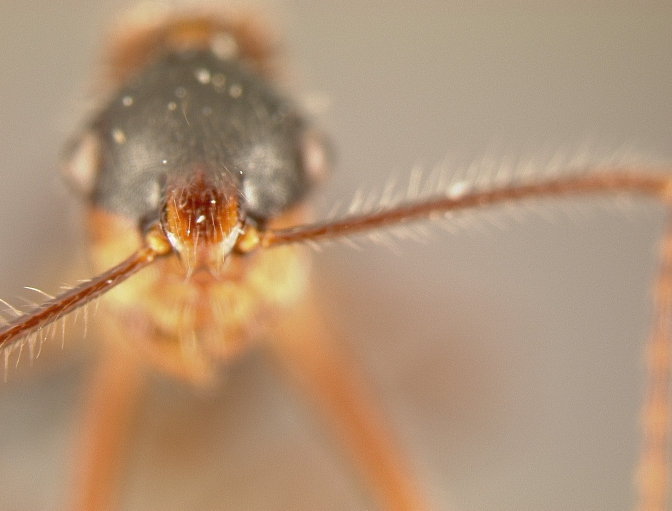
#> input picture InputFolder/b_bigbug0000_croppped.jpg, 1344 x 1021 px (shown at 1/2 size)
$ python -i alignment_midterm.py   (imports and definitions only)
#> lines starting #> are read from the running program, lines starting #| are printed output that depends on the picture
import numpy as np
import cv2

transFolder = 'TransFolder/'

def findHomography(image_1, image_2):
    warp_mode = cv2.MOTION_AFFINE
    num_iter = 1000 #50 #1000 <- original midterm value
    termination_eps = 1e-7 #0.001 #1e-7 <- original midterm value
    warp_matrix = np.eye(2, 3, dtype=np.float32) #3x3 matrix for HOMOGRAPHY, 2x3 for AFFINE

    print("finding transform")
    (cc, homography) = cv2.findTransformECC(image_1, image_2, warp_matrix, warp_mode, criteria=(cv2.TERM_CRITERIA_EPS | cv2.TERM_CRITERIA_COUNT, num_iter, termination_eps))

    return homography

def align_images_compare_last(images):
    print("Old align_images_compare_last()")
    outimages = []    #   We assume that image 0 is
    numImages = len(images)

    for i in range(0,numImages-1):
        print ("Aligning image {}".format(i))
        compareIndex = numImages-1
        hom = findHomography(cv2.cvtColor(images[compareIndex],cv2.COLOR_BGR2GRAY), cv2.cvtColor(images[i],cv2.COLOR_BGR2GRAY))

        #warpAffine() for MOTION_AFFINE mode. warpPerspective() for MOTION_HOMOGRAPHY mode.
        newimage = cv2.warpAffine(images[i], hom, (images[i].shape[1], images[i].shape[0]), flags=cv2.INTER_LINEAR + cv2.WARP_INVERSE_MAP)

        cv2.imwrite(transFolder + 'transimage' + str(i) + '.png', newimage)
        outimages.append(newimage)

        # If you find that there's a large amount of ghosting, it may be because one or more of the input
        # images gets misaligned.  Outputting the aligned images may help diagnose that.
        # cv2.imwrite(transFolder + "aligned{}.png".format(i), newimage)

    # add last image that was compared to without transforming it.
    outimages.append(images[numImages-1])
    return outimages

def align_images_compare_first(images):
    print("Old align_images_compare_first()")
    outimages = []    #   We assume that image 0 is
    numImages = len(images)

    # add last image that was compared to without transforming it.
    outimages.append(images[0])

    for i in range(1,numImages):
        print ("Aligning image {}".format(i))
        compareIndex = 0
        hom = findHomography(cv2.cvtColor(images[compareIndex],cv2.COLOR_BGR2GRAY), cv2.cvtColor(images[i],cv2.COLOR_BGR2GRAY))

        #warpAffine() for MOTION_AFFINE mode. warpPerspective() for MOTION_HOMOGRAPHY mode.
        newimage = cv2.warpAffine(images[i], hom, (images[i].shape[1], images[i].shape[0]), flags=cv2.INTER_LINEAR + cv2.WARP_INVERSE_MAP)

        cv2.imwrite(transFolder + 'transimage' + str(i) + '.png', newimage)
        outimages.append(newimage)
        # If you find that there's a large amount of ghosting, it may be because one or more of the input
        # images gets misaligned.  Outputting the aligned images may help diagnose that.
        # cv2.imwrite(transFolder + "aligned{}.png".format(i), newimage)

    return outimages

>>> import cv2
>>> picture = cv2.imread('InputFolder/b_bigbug0000_croppped.jpg', cv2.IMREAD_GRAYSCALE)
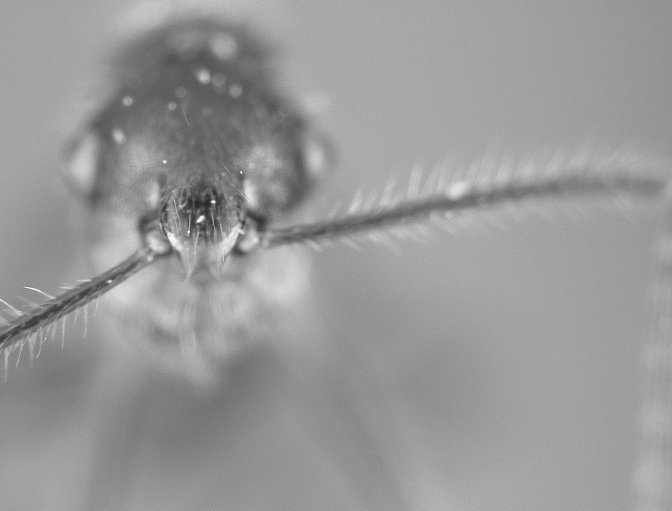
#> picture: shape (1021, 1344) (shown at 1/2 size); min 26, max 255, mean 152.5
>>> result = align_images_compare_last(picture)
#> in align_images_compare_last, `numImages = len(images)`: numImages = 1021
#> the loop in align_images_compare_last, `for i in range(0,numImages-1):` made 1 pass
#> compareIndex on pass 1: 1020
#> after the loop in align_images_compare_last, `for i in range(0,numImages-1):`: outimages = []
#> (the run stopped early here; a loop or call above may not have finished)
